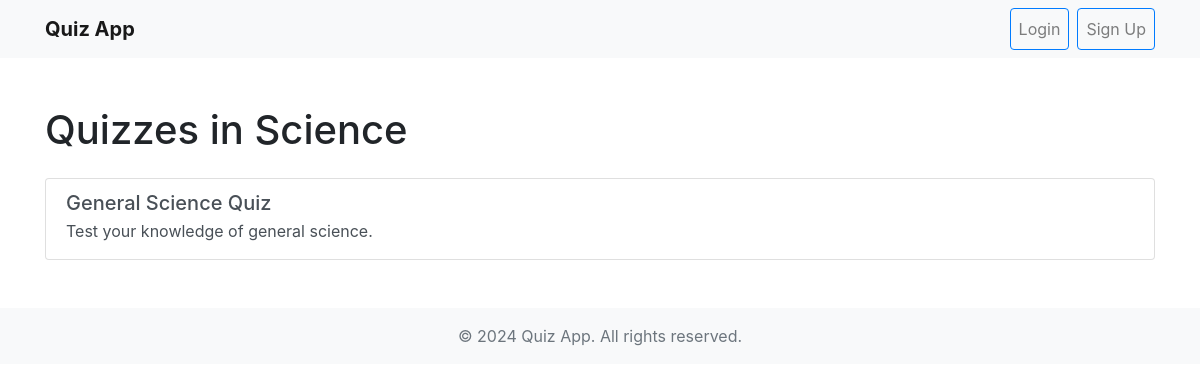
Page /category/1/ on the committed database.
### home/models.py (models this page shows, shortened)
class Category(models.Model):
    name = models.CharField(max_length=100)

class Quiz(models.Model):
    category = models.ForeignKey(Category, on_delete=models.CASCADE)
    title = models.CharField(max_length=200)
    description = models.TextField()

### home/views.py (the view)
# urls.py: path('category/<int:category_id>/', views.quiz_list, name='quiz_list'),
def quiz_list(request, category_id):
    category = get_object_or_404(Category, pk=category_id)
    quizzes = category.quiz_set.all()
    return render(request, 'quiz_list.html', {'category': category, 'quizzes': quizzes})

### templates/quiz_list.html (shortened to what this page needs)
{% extends 'base.html' %}
{% block content %}
<div class="mt-4">
    <h1 class="mb-4">Quizzes in {{ category.name }}</h1>
    <div class="list-group">
        {% for quiz in quizzes %}
            <a href="{% url 'quiz_detail' quiz.id %}" class="list-group-item list-group-item-action">
                <h5 class="mb-1">{{ quiz.title }}</h5>
                <p class="mb-1">{{ quiz.description }}</p>
            </a>
        {% endfor %}
    </div>
</div>
{% endblock %}

### rows in the picture
Category: name "Science"
Quiz: title "General Science Quiz", description "Test your knowledge of general science."
